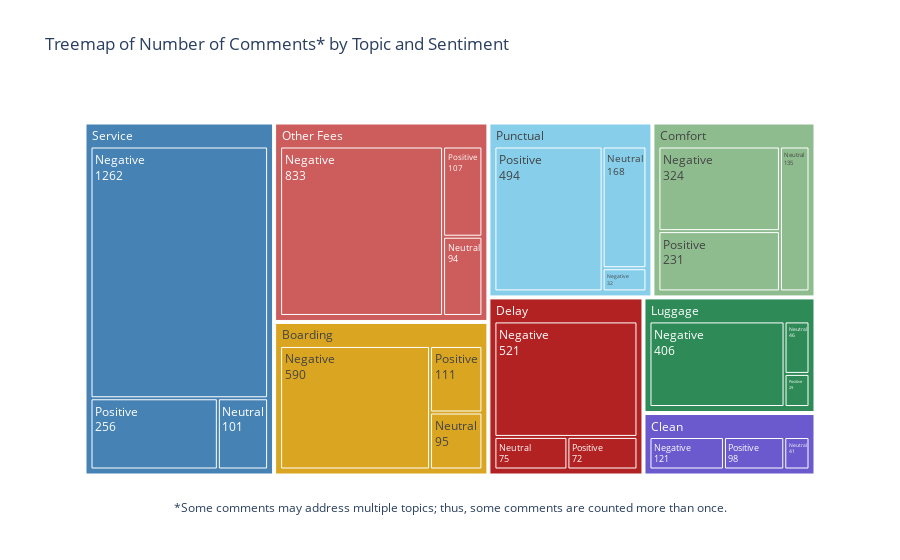
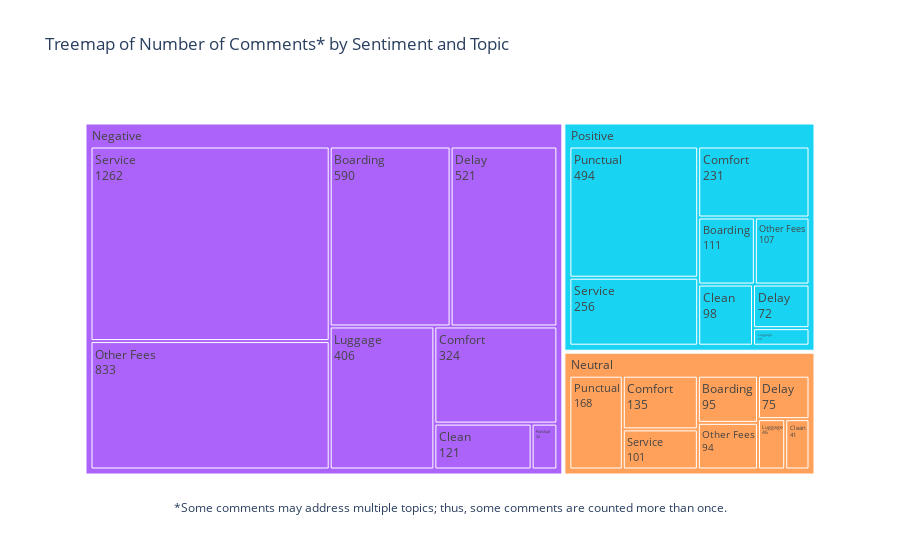

Write notebook code for charts like these, in order.
### Markdown cell above
### Topics and Sentiment Distrubion of Comments Per Topic - Treemap

The treemap visualizations provide a detailed overview of the distribution of comments by topic and sentiment. Each box represents a specific topic or sentiment, with the size of the box corresponding to the number of comments. Users can interact with the treemaps by clicking on any box to focus on it and by hovering over the boxes to see the exact values. In order to keep the interaction features intact, please make sure this is the last run you ran.

### Code cell
fig_topic,fig_sen = create_treemap_visualizations(comment_counts, topic_colors, sentiment_colors, note)
fig_topic.show()
fig_sen.show()

### Figure 1 — Plotly figure (JSON) as saved in the notebook; plotly's stock layout.template omitted (floating-point values rounded to 4 significant figures)
{"data": [{"branchvalues": "total", "customdata": [[590, "Boarding"], [121, "Clean"], [324, "Comfort"], [521, "Delay"], [406, "Luggage"], [833, "Other Fees"], [32, "Punctual"], [1262, "Service"], [95, "Boarding"], [135, "Comfort"], [75, "Delay"], [41, "Clean"], [46, "Luggage"], [94, "Other Fees"], [168, "Punctual"], [101, "Service"], [111, "Boarding"], [98, "Clean"], [231, "Comfort"], [72, "Delay"], [29, "Luggage"], [494, "Punctual"], [107, "Other Fees"], [256, "Service"], [796, "Boarding"], [260, "Clean"], [690, "Comfort"], [668, "Delay"], [481, "Luggage"], [1034, "Other Fees"], [694, "Punctual"], [1619, "Service"]], "domain": {"x": [0, 1], "y": [0, 1]}, "hovertemplate": "<b>%{label}</b><br>Number of Comments: %{customdata[0]}<extra></extra>", "ids": ["Boarding/Negative", "Clean/Negative", "Comfort/Negative", "Delay/Negative", "Luggage/Negative", "Other Fees/Negative", "Punctual/Negative", "Service/Negative", "Boarding/Neutral", "Comfort/Neutral", "Delay/Neutral", "Clean/Neutral", "Luggage/Neutral", "Other Fees/Neutral", "Punctual/Neutral", "Service/Neutral", "Boarding/Positive", "Clean/Positive", "Comfort/Positive", "Delay/Positive", "Luggage/Positive", "Punctual/Positive", "Other Fees/Positive", "Service/Positive", "Boarding", "Clean", "Comfort", "Delay", "Luggage", "Other Fees", "Punctual", "Service"], "labels": ["Negative", "Negative", "Negative", "Negative", "Negative", "Negative", "Negative", "Negative", "Neutral", "Neutral", "Neutral", "Neutral", "Neutral", "Neutral", "Neutral", "Neutral", "Positive", "Positive", "Positive", "Positive", "Positive", "Positive", "Positive", "Positive", "Boarding", "Clean", "Comfort", "Delay", "Luggage", "Other Fees", "Punctual", "Service"], "marker": {"colors": ["#DAA520", "#6A5ACD", "#8FBC8F", "#B22222", "#2E8B57", "#CD5C5C", "#87CEEB", "#4682B4", "#DAA520", "#8FBC8F", "#B22222", "#6A5ACD", "#2E8B57", "#CD5C5C", "#87CEEB", "#4682B4", "#DAA520", "#6A5ACD", "#8FBC8F", "#B22222", "#2E8B57", "#87CEEB", "#CD5C5C", "#4682B4", "#DAA520", "#6A5ACD", "#8FBC8F", "#B22222", "#2E8B57", "#CD5C5C", "#87CEEB", "#4682B4"]}, "name": "", "parents": ["Boarding", "Clean", "Comfort", "Delay", "Luggage", "Other Fees", "Punctual", "Service", "Boarding", "Comfort", "Delay", "Clean", "Luggage", "Other Fees", "Punctual", "Service", "Boarding", "Clean", "Comfort", "Delay", "Luggage", "Punctual", "Other Fees", "Service", "", "", "", "", "", "", "", ""], "textfont": {"size": 12}, "texttemplate": "%{label}<br>%{customdata[0]}", "type": "treemap", "values": [590, 121, 324, 521, 406, 833, 32, 1262, 95, 135, 75, 41, 46, 94, 168, 101, 111, 98, 231, 72, 29, 494, 107, 256, 796, 260, 690, 668, 481, 1034, 694, 1619]}], "layout": {"annotations": [{"align": "center", "font": {"size": 12}, "showarrow": false, "text": "*Some comments may address multiple topics; thus, some comments are counted more than once.", "x": 0.5, "xref": "paper", "y": -0.1, "yref": "paper"}], "legend": {"tracegroupgap": 0}, "title": {"text": "Treemap of Number of Comments* by Topic and Sentiment"}}}

### Figure 2 — Plotly figure (JSON) as saved in the notebook; plotly's stock layout.template omitted (floating-point values rounded to 4 significant figures)
{"data": [{"branchvalues": "total", "customdata": [[590, "Negative"], [32, "Negative"], [1262, "Negative"], [121, "Negative"], [406, "Negative"], [324, "Negative"], [833, "Negative"], [521, "Negative"], [46, "Neutral"], [101, "Neutral"], [168, "Neutral"], [135, "Neutral"], [41, "Neutral"], [95, "Neutral"], [75, "Neutral"], [94, "Neutral"], [494, "Positive"], [72, "Positive"], [29, "Positive"], [231, "Positive"], [98, "Positive"], [111, "Positive"], [107, "Positive"], [256, "Positive"], [4089, "Negative"], [755, "Neutral"], [1398, "Positive"]], "domain": {"x": [0, 1], "y": [0, 1]}, "hovertemplate": "<b>%{label}</b><br>Number of Comments: %{customdata[0]}<extra></extra>", "ids": ["Negative/Boarding", "Negative/Punctual", "Negative/Service", "Negative/Clean", "Negative/Luggage", "Negative/Comfort", "Negative/Other Fees", "Negative/Delay", "Neutral/Luggage", "Neutral/Service", "Neutral/Punctual", "Neutral/Comfort", "Neutral/Clean", "Neutral/Boarding", "Neutral/Delay", "Neutral/Other Fees", "Positive/Punctual", "Positive/Delay", "Positive/Luggage", "Positive/Comfort", "Positive/Clean", "Positive/Boarding", "Positive/Other Fees", "Positive/Service", "Negative", "Neutral", "Positive"], "labels": ["Boarding", "Punctual", "Service", "Clean", "Luggage", "Comfort", "Other Fees", "Delay", "Luggage", "Service", "Punctual", "Comfort", "Clean", "Boarding", "Delay", "Other Fees", "Punctual", "Delay", "Luggage", "Comfort", "Clean", "Boarding", "Other Fees", "Service", "Negative", "Neutral", "Positive"], "marker": {"colors": ["#ab63fa", "#ab63fa", "#ab63fa", "#ab63fa", "#ab63fa", "#ab63fa", "#ab63fa", "#ab63fa", "#FFA15A", "#FFA15A", "#FFA15A", "#FFA15A", "#FFA15A", "#FFA15A", "#FFA15A", "#FFA15A", "#19d3f3", "#19d3f3", "#19d3f3", "#19d3f3", "#19d3f3", "#19d3f3", "#19d3f3", "#19d3f3", "#ab63fa", "#FFA15A", "#19d3f3"]}, "name": "", "parents": ["Negative", "Negative", "Negative", "Negative", "Negative", "Negative", "Negative", "Negative", "Neutral", "Neutral", "Neutral", "Neutral", "Neutral", "Neutral", "Neutral", "Neutral", "Positive", "Positive", "Positive", "Positive", "Positive", "Positive", "Positive", "Positive", "", "", ""], "textfont": {"size": 12}, "texttemplate": "%{label}<br>%{customdata[0]}", "type": "treemap", "values": [590, 32, 1262, 121, 406, 324, 833, 521, 46, 101, 168, 135, 41, 95, 75, 94, 494, 72, 29, 231, 98, 111, 107, 256, 4089, 755, 1398]}], "layout": {"annotations": [{"align": "center", "font": {"size": 12}, "showarrow": false, "text": "*Some comments may address multiple topics; thus, some comments are counted more than once.", "x": 0.5, "xref": "paper", "y": -0.1, "yref": "paper"}], "legend": {"tracegroupgap": 0}, "title": {"text": "Treemap of Number of Comments* by Sentiment and Topic"}}}
